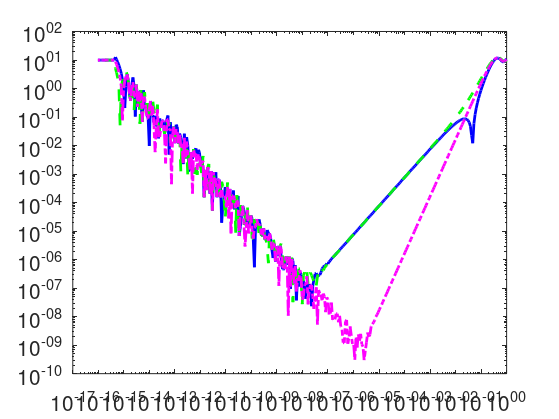

Write MATLAB code to recreate this figure.
% Skript som plottar feilen i ulike estimat for
% den deriverte.
% Plottet blir laga med logaritmiske aksar.

% Funksjonen som skal deriverast
f=@(x) sin(x.^2);
% Den deriverte
fD=@(x) 2*x.*cos(x.^2);

% Argument-verdi
a=5;

% Eksakt svar
Derivert=fD(a);

% Vektor med ulike steglengder
%h=10.^[0:-1:-17];               % Grov oppdeling
h=.9.^[0:350];                   % Fin oppdeling

% Tre estimat: framover-, bakover- og midtpunktsformel
FramFormel=abs((f(a+h)-f(a))./h-Derivert);
BakFormel=abs((f(a)-f(a-h))./h-Derivert);
MidtFormel=abs((f(a+h)-f(a-h))./(2*h)-Derivert);

% Plottar feilen med logaritmiske aksar
loglog(h,FramFormel,'b-','linewidth',2)
hold on
loglog(h,BakFormel,'g--','linewidth',2)
loglog(h,MidtFormel,'m-.','linewidth',2)
hold off
set(gca,'fontsize',15)
set(gcf,'paperpositionmode','auto')